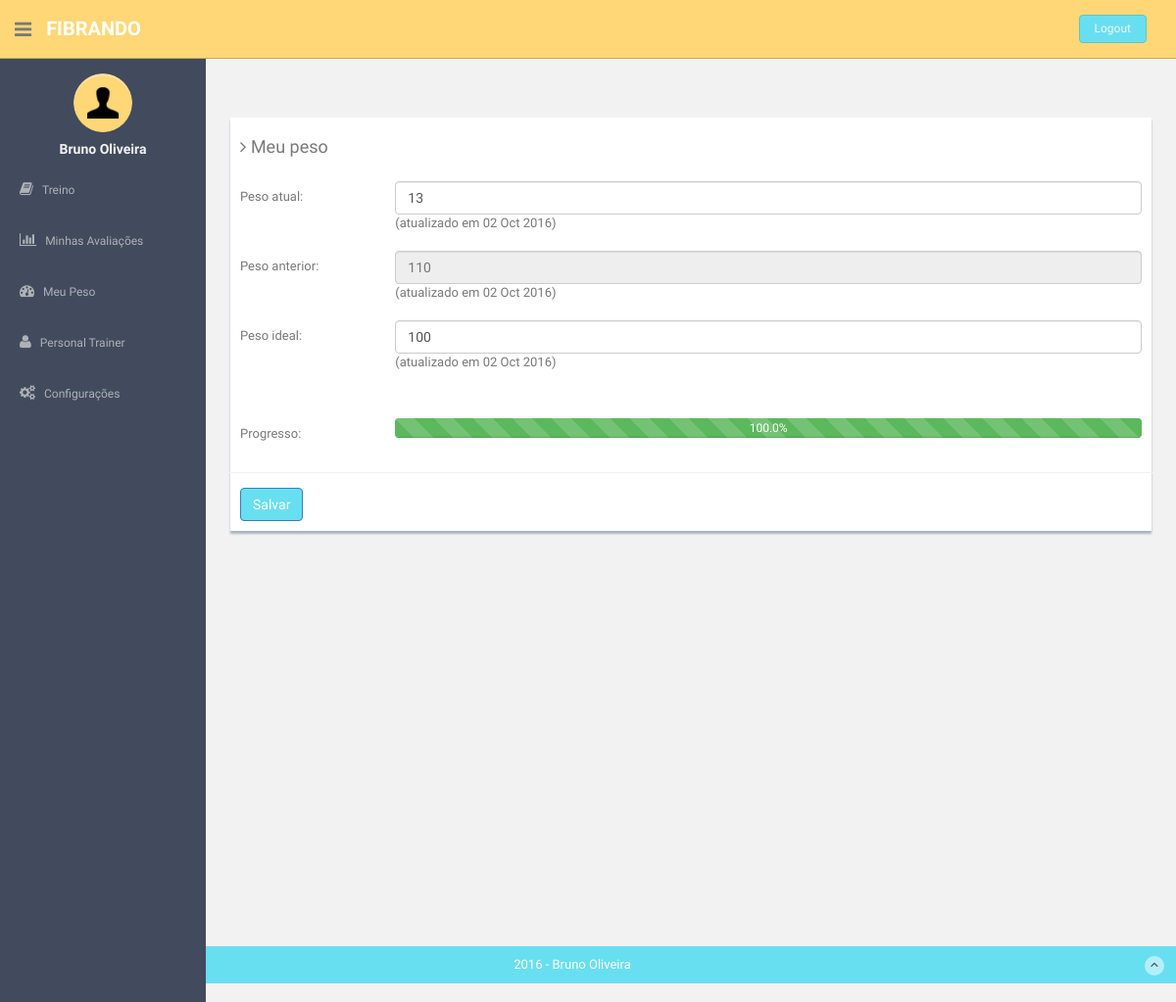
Page /tracker/ (signed in) on the committed database.
### app/models.py (models this page shows)
class Tracker(models.Model):
    startWeightDate = models.DateField(auto_now_add=True)
    startWeight = models.IntegerField(max_length=4, default=0)
    previousWeightDate = models.DateField(auto_now=True)
    previousWeight = models.IntegerField(max_length=4, default=0)
    currentWeightDate = models.DateField(auto_now=True)
    currentWeight = models.IntegerField(max_length=4, default=170)
    goalWeight = models.IntegerField(default=160, max_length=4)

### app/views.py (the view, shortened to what this page needs)
# urls.py: url(r'^tracker/', views.tracker),
@login_required
@user_passes_test(lambda u: u.groups.filter(Q(name='athlete')).count() == 1, login_url='/permission_denied/')
def tracker(request):
    if request.user.is_superuser:
        group = 'admin';
    else:
        try:
            group = User.objects.get(username=request.user.username).groups.all()[0].name;
        except:
            group = 'none'
    user = User.objects.get(username = request.user.username)
    athlete = Athlete.objects.get(user = request.user)
    tracker = athlete.tracker
    progress=0
    result=0
    goal=0
    if tracker.goalWeight < tracker.startWeight: #lose weight goal
        goal = float(tracker.startWeight - tracker.goalWeight)
        result = float(tracker.startWeight - tracker.currentWeight)
    else:
        if tracker.goalWeight > tracker.startWeight: #gain weight goal
            goal = float(tracker.goalWeight - tracker.startWeight)
            result = float(tracker.currentWeight - tracker.startWeight)
    if goal == 0 or result > goal:
        progress = 100.0
    else:
        if result < 0:
            progress = 0.0
        else:
            progress = (result / goal) * 100.0
    progress = round(Decimal(progress), 1)
    tracker.save()
    context = {'tracker' : tracker, 'progress': progress, 'group': group}
    return render(request, 'app/tracker.html', context)

### templates/app/tracker.html (shortened to what this page needs)
{% extends 'base.html' %}
{% load staticfiles %}
{% block content%}
  <div class="row mt"><div class="col-lg-12"><div class="form-panel">
      <h4 class="mb"><i class="fa fa-angle-right"></i> Meu peso</h4>
      <form class="form-horizontal style-form" method="post" action="/tracker/"
          enctype="multipart/form-data">
          <div class="form-group">
            <label class="col-sm-2 col-sm-2 control-label">Peso atual: </label>
            <div class="col-lg-10">
                <input type="number" class="form-control" min=1 max=500 name="currentWeight" value={{tracker.currentWeight}} />  (atualizado em {{tracker.currentWeightDate| date:"d M Y"}})<br><br>
            </div>
            <label class="col-sm-2 col-sm-2 control-label">Peso anterior: </label>
            <div class="col-lg-10"> <input class="form-control" id="disabledInput" placeholder= {{tracker.previousWeight}} disabled/> (atualizado em {{tracker.previousWeightDate| date:"d M Y"}})<br><br>
            </div><br/><br/>
             <label class="col-sm-2 col-sm-2 control-label">Peso ideal: </label>
             <div class="col-lg-10">
             <input class="form-control" type="number" min=1 max=500 name="goalWeight" value={{tracker.goalWeight}} size="50" />  (atualizado em {{tracker.currentWeightDate | date:"d M Y"}})<br><br></div><p style= "visibility: hidden">{{tracker.currentWeightDate}}</p>
            <label class="col-sm-2 col-sm-2 control-label">Progresso: </label>
             <div class="col-lg-10">
            <div class="progress">
              {%if progress >= 100 %}
                <div class="progress-bar progress-bar-striped progress-bar-success active" role="progressbar" aria-valuenow="60" aria-valuemin="0" aria-valuemax="200" style="width: {{progress}}%;">{{progress}}%
              {%else%}
                <div class="progress-bar progress-bar-striped progress-bar-danger active" role="progressbar" aria-valuenow="60" aria-valuemin="0" aria-valuemax="200" style="width: {{progress}}%;">{{progress}}%
                {%endif%}
            </div></div></div></div>
            <input type="submit" class="btn btn-primary" name="submit" value="Salvar" />
          </div>
</div></div></div>
{% endblock %}

### templates/base.html (shortened to what this page needs)
<!DOCTYPE html>
{% load staticfiles %}
<html lang="en">
  <head>
    <link href="{% static "css/bootstrap.css" %}" rel="stylesheet">
    <link href="{% static "font-awesome/css/font-awesome.css" %}" rel="stylesheet">
    <link href="{% static "css/zabuto_calendar.css" %}" rel="stylesheet">
    <link href="{% static "js/gritter/css/jquery.gritter.css" %}" rel="stylesheet">
    <link href="{% static "lineicons/style.css" %}" rel="stylesheet">
    <link href="{% static "css/style.css" %}" rel="stylesheet">
    <link href="{% static "css/style-responsive.css" %}" rel="stylesheet">
    <link href="{% static "css/jquery-ui.min.css" %}" rel="stylesheet">
    <link href="{% static "css/xeditable.min.css" %}" rel="stylesheet">
  </head>
  <body>
  <section id="container" >
      <header class="header black-bg">
              <div class="sidebar-toggle-box">
                  <div class="fa fa-bars tooltips" data-placement="right" data-original-title="Toggle Navigation"></div>
              </div>
            <a href="/index/" class="logo"><b>FIBRANDO</b></a>
            {% if user.is_authenticated %}
            <div class="top-menu">
            	<ul class="nav pull-right top-menu">
                    <li><a class="logout" href="{% url 'auth_logout' %}?next=/accounts/login">Logout</a></li>
            	</ul>
            </div>
            {% endif %}
        </header>
      {% if user.is_authenticated %}
      <aside>
          <div id="sidebar"  class="nav-collapse ">
              <ul class="sidebar-menu" id="nav-accordion">
              	  <p class="centered"><a href="/edit/"><img src="{% static "img/ui-icon.png" %}" class="img-circle" width="60"></a></p>
              	  <h5 class="centered">{{ user.first_name }} {{ user.last_name }}</h5>
                  {% if group == "athlete" %}
                  <li class="sub-menu">
                      <a href="/workout_plan/" >
                          <i class="fa fa-book"></i>
                          <span>Treino</span>
                      </a>
                  </li>
                  <li class="sub-menu">
                    <a href="/screenings/" >
                        <i class="fa fa-bar-chart-o"></i>
                        <span>Minhas Avaliações</span>
                    </a>
                  </li>
                  <li class="sub-menu">
                      <a href="/tracker/">
                          <i class="fa fa-tachometer"></i>
                          <span>Meu Peso</span>
                      </a>
                  </li>
                   <li class="sub-menu">
                      <a href="/manage_personal/">
                          <i class="fa fa-user"></i>
                          <span>Personal Trainer</span>
                      </a>
                  </li>
                  {% endif %}
                  {% if group != "admin" %}
                     <li class="sub-menu">
                        <a href="javascript:;" >
                            <i class="fa fa-cogs"></i>
                            <span>Configurações</span>
                        </a>
                      </li>
                  {% endif %}
              </ul>
          </div>
      </aside>
      {% endif %}
      <section id="main-content">
          <section class="wrapper site-min-height">
          	<div class="row mt">
          		<div class="col-lg-12">
          		{% block content %}
              {% endblock %}
          		</div>
		</section><! --/wrapper -->
      </section>
      <footer class="site-footer">
          <div class="text-center">
              2016 - Bruno Oliveira
              <a href="" class="go-top">
                  <i class="fa fa-angle-up"></i>
              </a>
          </div>
      </footer>
  </section>
  </body>
</html>

### static/css/style.css (style rules this page uses)
body { color: #797979; background: #f2f2f2; font-family: 'Ruda', sans-serif; padding: 0px !important; margin: 0px !important; font-size:13px; }
ul li { list-style: none; }
a, a:hover, a:focus { text-decoration: none; outline: none; }
#container { width: 100%; height: 100%; }
.centered { text-align: center; }
.mt { margin-top: 25px; }
.mb { margin-bottom: 25px; }
ul.top-menu > li > .logout { color: #f2f2f2; font-size: 12px; border-radius: 4px; -webkit-border-radius: 4px; border: 1px solid #64c3c2 !important; padding: 5px 15px; margin-right: 15px; background: #68dff0; margin-top: 15px; }
#sidebar { width: 210px; height: 100%; position: fixed; background: #424a5d; }
#sidebar h5 { color: #f2f2f2; font-weight: 700; }
#sidebar ul li { position: relative; }
ul.sidebar-menu , ul.sidebar-menu li ul.sub { margin: -2px 0 0; padding: 0; }
ul.sidebar-menu { margin-top: 75px; }
ul.sidebar-menu li { margin-bottom: 5px; margin-left:10px; margin-right:10px; }
ul.sidebar-menu li.sub-menu { line-height: 15px; }
ul.sidebar-menu li a span { display: inline-block; }
ul.sidebar-menu li a { color: #aeb2b7; text-decoration: none; display: block; padding: 15px 0 15px 10px; font-size: 12px; outline: none; -webkit-transition: all 0.3s ease; -moz-transition: all 0.3s ease; -o-transition: all 0.3s ease; -ms-transition: all 0.3s ease; transition: all 0.3s ease; }
ul.sidebar-menu li a i { font-size: 15px; padding-right: 6px; }
#main-content { margin-left: 210px; }
.header, .footer { min-height: 60px; padding: 0 15px; }
.header { position: fixed; left: 0; right: 0; z-index: 1002; }
.black-bg { background: #ffd777; border-bottom: 1px solid #c9aa5f; }
.wrapper { display: inline-block; margin-top: 60px; padding-left: 15px; padding-right: 15px; padding-bottom: 15px; padding-top: 0px; width: 100%; }
a.logo { font-size: 20px; color: #ffffff; float: left; margin-top: 15px; text-transform: uppercase; }
a.logo b { font-weight: 900; }
#top_menu .nav > li, ul.top-menu > li { float: left; }
ul.top-menu > li > a { color: #666666; font-size: 16px; border-radius: 4px; -webkit-border-radius: 4px; border:1px solid #666666 !important; padding: 2px 6px; margin-right: 15px; }
.sidebar-toggle-box { float: left; padding-right: 15px; margin-top: 20px; }
.sidebar-toggle-box .fa-bars { cursor: pointer; display: inline-block; font-size: 20px; }
.form-panel { background: #ffffff; margin: 10px; padding: 10px; box-shadow: 0px 3px 2px #aab2bd; text-align: left; }
label { font-weight: 400; }
.form-horizontal.style-form .form-group { border-bottom: 1px solid #eff2f7; padding-bottom: 15px; margin-bottom: 15px; }
@media (min-width: 768px) { .form-horizontal .control-label { text-align: left; } }
.site-footer { background: #68dff0; color: #fff; padding: 10px 0; }
.go-top { margin-right: 1%; float: right; background: rgba(255,255,255,.5); width: 20px; height: 20px; border-radius: 50%; -webkit-border-radius: 50%; }
.go-top i { color: #2A3542; }
.site-min-height { min-height: 900px; }

### rows in the picture
Tracker: currentWeight "13", currentWeightDate "02 Oct 2016", previousWeight "110", previousWeightDate "02 Oct 2016", goalWeight "100"

### other values in the picture
{{ user.first_name }} "Bruno"
{{ user.last_name }} "Oliveira"
{{ progress }} "100.0"
